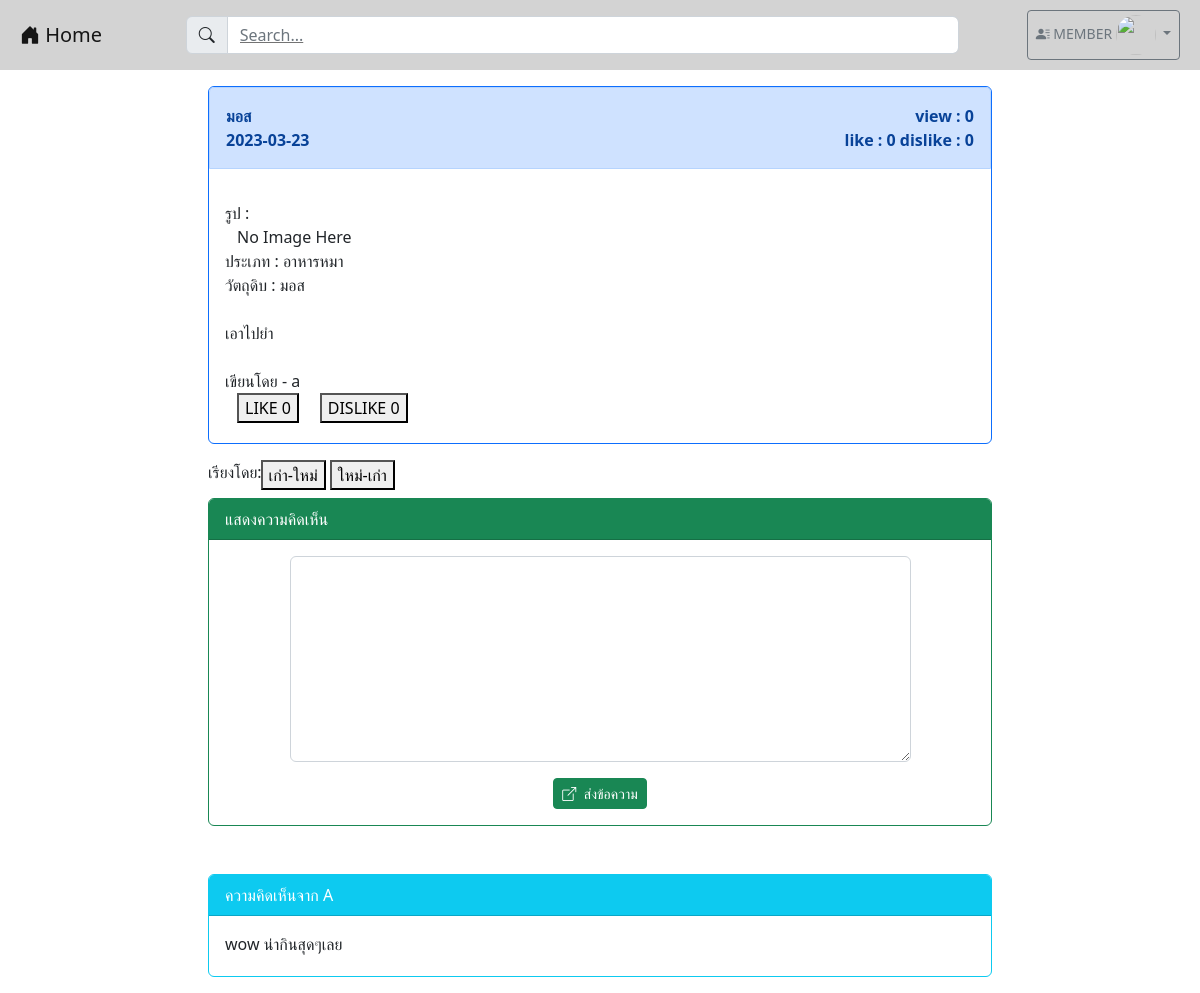
The app's page /post.php?id=98 (signed in) with its own data.
### tables this page shows
CREATE TABLE `post` (
  `post_id` int(100) NOT NULL,
  `user_id` int(100) NOT NULL,
  `category_id` int(100) NOT NULL,
  `post_title` varchar(1000) NOT NULL,
  `post_ingredient` varchar(2024) NOT NULL,
  `post_content` varchar(2048) NOT NULL,
  `post_picture` longblob NOT NULL,
  `post_date` date NOT NULL,
  `post_like` int(100) NOT NULL,
  `post_dislike` int(100) NOT NULL,
  `post_view` int(100) NOT NULL
);

CREATE TABLE `category` (
  `category_id` int(100) NOT NULL,
  `category_tag` varchar(64) NOT NULL
);

CREATE TABLE `user` (
  `user_id` int(100) NOT NULL,
  `user_username` varchar(64) NOT NULL,
  `user_password` varchar(64) NOT NULL,
  `user_name` varchar(64) NOT NULL,
  `user_email` varchar(64) NOT NULL,
  `user_role` varchar(1) NOT NULL,
  `user_fname` varchar(100) NOT NULL,
  `user_lname` varchar(100) NOT NULL,
  `user_phone` int(10) NOT NULL,
  `user_exp` varchar(255) NOT NULL,
  `user_des` varchar(255) NOT NULL,
  `user_country` varchar(100) NOT NULL,
  `user_state` varchar(100) NOT NULL,
  `user_pic` longblob NOT NULL
);

CREATE TABLE `comment` (
  `comment_id` int(100) NOT NULL,
  `comment_content` varchar(200) NOT NULL,
  `comment_time` datetime(6) NOT NULL,
  `user_id` int(100) NOT NULL,
  `post_id` int(100) NOT NULL
);

### post.php (the view, shortened to what this page needs)
<!DOCTYPE html>
<html lang="en">
<head>
    <link href="https://cdn.jsdelivr.net/npm/bootstrap@5.2.2/dist/css/bootstrap.min.css" rel="stylesheet"
>
    <link rel="stylesheet" href="https://cdn.jsdelivr.net/npm/bootstrap-icons@1.9.1/font/bootstrap-icons.css">
        <?php
        require 'dbConfig_PDO.php';
        $id = $_GET['id'];
        $data = $conn->query("SELECT p.post_title,u.user_name,p.user_id,u.user_id FROM post p , user u WHERE p.post_id = $id and p.user_id = u.user_id;");
        if ($data !== false) {
            while ($row = $data->fetch()) {
                $post_title = $row['0'];
                $user_id = $row['2'];
                $user_id = $row['3'];
            }
        }
        ?>
</head>
<body>
    <?php
    include "nav.php";
    ?>
    <div class="container-xxl">
        <section class="col-md-8 mx-auto m-3">
            <?php
            isset($_GET['id']) ? $id = $_GET['id'] : header("Location: index.php");
            require 'dbConfig_PDO.php';$conn = new PDO("mysql:host=$server_name;dbname=$database;charset=utf8","$username","$password");
            $conn = new PDO("mysql:host=$server_name;dbname=$database;charset=utf8", "$username", "$password");
            $data = $conn->query("SELECT p.post_id, p.post_title, p.post_date, p.category_id, p.post_ingredient, p.post_content, u.user_username, p.user_id, u.user_id, c.category_tag, c.category_id,
                                        p.post_like, p.post_dislike, p.post_view
                                    FROM post p , user u , category c
                                    WHERE p.post_id = $id and p.category_id = c.category_id and u.user_id = p.user_id");
            if ($data !== false) {
                while ($row = $data->fetch()) {
                    $post_title = $row[1];
                    $post_date = $row[2];
                    $post_ingredient = $row[4];
                    $post_content = $row[5];
                    $user_username = $row[6];
                    $user_id = $row[7];
                    $category_tag = $row[9];
                    $post_like = $row[11];
                    $post_dislike = $row[12];
                    $post_view = $row[13];
                }
            }
            ?>
            <div class="card text-dark bg-white border-primary mb-3">
                <div class="card-header alert alert-primary">
                    <strong>
                        <?php
                        echo "<div class = 'd-flex justify-content-between'>
                            <div> $post_title </div>
                            <div style='text-align:right'> view : $post_view </div>
                            </div>";
                        echo "<div class = 'd-flex justify-content-between'>
                            <div> $post_date </div>
                            <div style='text-align:right'> like : $post_like  dislike : $post_dislike </div>
                            </div>";
                        ?>
                    </strong>
                </div>
                <div class="card-body pb-1">
                    <div class="container row mb-3 justify-content-between">
                        <?php
                        echo "รูป :";
                        require_once 'dbConfig_SQLi.php';
                        $result = $db->query("SELECT image FROM images_post WHERE post_id = $id");
                        ?>
                        <?php
                        if ($result->num_rows > 0) { ?>
                            <div class="gallery">
                                <?php while ($row = $result->fetch_assoc()) { ?>
                                    <img
                                        width='500' height='500' />
                                    <?php if (isset($_SESSION['user_id']) && !empty($_SESSION['user_id']) && $user_id == $_SESSION['user_id']) { ?>
                                        <form action="deleteimages.php" method="post" enctype="multipart/form-data">
                                            <input type="hidden" name="id" value="<?= $id; ?>">
                                            <input type="submit" name="photo" value="deleted photo">
                                        </form>
                                    <?php } ?>
                                <?php } ?>
                            </div>
                        <?php } else { ?>
                                <label>No Image Here</label>
                        <?php }
                        echo "ประเภท : $category_tag <BR>";
                        echo "วัตถุดิบ : $post_ingredient <BR><BR>";
                        echo "$post_content <BR><BR>";
                        echo "เขียนโดย - $user_username <BR>";
                        ?>
                        <?php
                        $rating_uid = 0;
                        $rating_status = 0;
                        if (isset($_SESSION['user_id']) && !empty($_SESSION['user_id'])) { ?>
                            <form action="test_area.php" name="" method="post">
                                <?php if (($_SESSION['user_id'] == $rating_uid || $rating_uid == '0') && $rating_status != '1') { ?>
                                    <button type="submit" name="rating" class="button" value="1">LIKE
                                        <?php echo $post_like ?>
                                    </button>
                                <?php } else { ?>
                                    <button type="submit" name="rating" class="button" value="2">UNLIKE
                                        <?php echo $post_like ?>
                                    </button>
                                <?php } ?>
                                <?php if (($_SESSION['user_id'] == $rating_uid || $rating_uid == '0') && $rating_status != '-1') { ?>
                                    <button type="submit" name="rating" class="button" value="-1">DISLIKE
                                        <?php echo $post_dislike ?>
                                    </button>
                                <?php } else { ?>
                                    <button type="submit" name="rating" class="button" value="-2">UNDISLIKE
                                        <?php echo $post_dislike ?>
                                    </button>
                                <?php } ?>
                            </form>
                            <?php } ?>
                    </div>
                </div>
            </div>
            <div class="d-flex pb-2">
                <div class="input-group">
                    <label>เรียงโดย: </label>
                    <form name="" method="post">
                        <button type="submit" name="sort" class="button" value="1">เก่า-ใหม่</button>
                        <button type="submit" name="sort" class="button" value="0">ใหม่-เก่า</button>
                    </form>
                </div>
            </div>
            <?php
            if (isset($_SESSION["id"])) {
                ?>
                <div class="card text-dark bg-white border-success">
                    <div class="card-header bg-success text-white">แสดงความคิดเห็น</div>
                    <div class="card-body">
                        <form action="post_save.php" method="post">
                            <div class="row mb-3 justify-content-center">
                                <div class="col-lg-10">
                                    <textarea name="comment" class="form-control" rows="8" required></textarea>
                                </div>
                            </div>
                            <div class="row">
                                <div class="col-lg-12">
                                    <center>
                                        <button type="submit" class="btn btn-success btn-sm text-white">
                                            <i class="bi bi-box-arrow-up-right me-1"></i>
                                            ส่งข้อความ
                                        </button>
                                    </center>
                                </div>
                            </div>
                        </form>
                    </div>
                </div>
                <br><br>
                <?php
            }
            ?>
            <?php
            $conn = new PDO("mysql:host=$server_name;dbname=$database;charset=utf8", "$username", "$password");
            if (isset($_POST['sort']) && !empty($_POST['sort']) && $_POST['sort'] == 1) {
                $comment = $conn->query("SELECT p.post_id, u.user_name, u.user_id, c.comment_content, c.user_id, c.comment_id, c.post_id
                    FROM post p , user u , comment c
                    WHERE p.post_id = c.post_id AND c.user_id = u.user_id AND c.post_id = $id ORDER BY c.comment_id ASC");
            } else {
                $comment = $conn->query("SELECT p.post_id, u.user_name, u.user_id, c.comment_content, c.user_id, c.comment_id, c.post_id
                    FROM post p , user u , comment c
                    WHERE p.post_id = c.post_id AND c.user_id = u.user_id AND c.post_id = $id ORDER BY c.comment_id DESC");
            }
            if ($comment !== false) {
                while ($comm = $comment->fetch()) {
                    $user_name = $comm['1'];
                    $comment_content = $comm['3'];
                    ?>
                    <div class="card text-dark bg-white border-info mb-3">
                        <div class="card-header bg-info text-white">
                            <?php echo "ความคิดเห็นจาก " . $user_name;
                            ?>
                        </div>
                        <div class="card-body pb-1">
                            <div class="container row mb-3 justify-content-between">
                                <?php
                                echo $comment_content;
                                ?>
                            </div>
                        </div>
                    </div>
                    <?php
                }
            }
            ?>
        </section>
    </div>
</body>
</html>

### records on screen
post: post_title "มอส", post_view "0", post_date "2023-03-23", post_like "0", post_dislike "0", category.category_tag "อาหารหมา", post_ingredient "มอส", post_content "เอาไปยำ", user.user_username "a"
comment: user.user_name "A", comment_content "wow น่ากินสุดๆเลย"

### other values on screen
$_SESSION['username'] "MEMBER"
